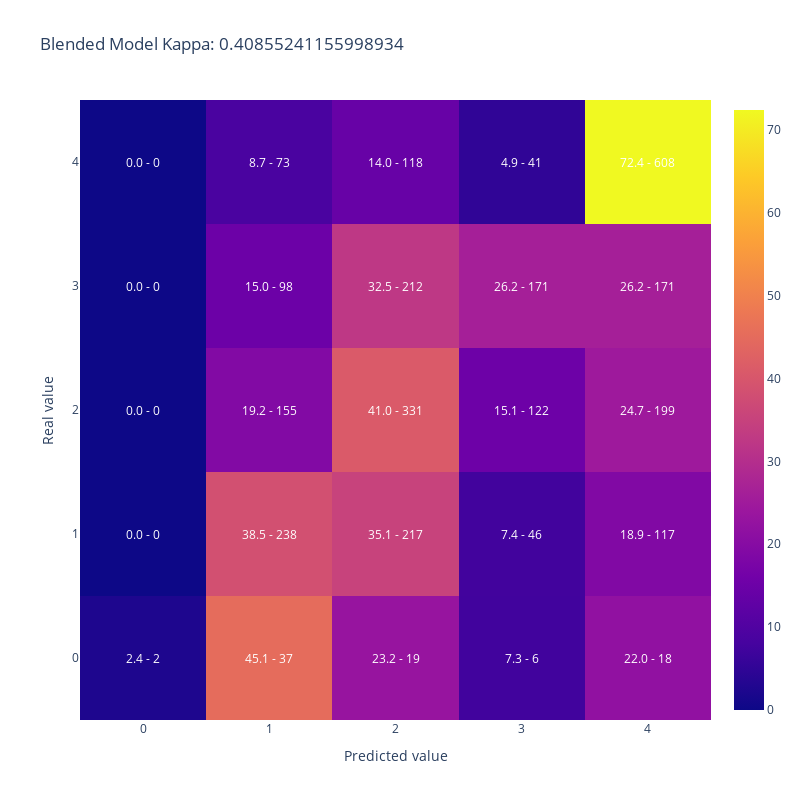

Notebook code cell kept with this figure:
### Code cell
plot_confusion_matrix(merged_datasets['AdoptionSpeed'],
                      merged_datasets['blended_pred'], 
                    title = 'Blended Model Kappa: ' + str(cohen_kappa_score(merged_datasets['AdoptionSpeed'],
                                                                    merged_datasets['blended_pred'], 
                                                                    weights='quadratic')))

### Figure 1 — Plotly figure (JSON) as saved in the notebook; plotly's stock layout.template omitted (floating-point values rounded to 4 significant figures)
{"data": [{"type": "heatmap", "x": [0, 1, 2, 3, 4], "y": [0, 1, 2, 3, 4], "z": [[2.439, 45.12, 23.17, 7.317, 21.95], [0, 38.51, 35.11, 7.443, 18.93], [0, 19.21, 41.02, 15.12, 24.66], [0, 15.03, 32.52, 26.23, 26.23], [0, 8.69, 14.05, 4.881, 72.38]]}], "layout": {"annotations": [{"font": {"color": "white"}, "showarrow": false, "text": "2.4 - 2", "x": 0, "xref": "x", "y": 0, "yref": "y"}, {"font": {"color": "white"}, "showarrow": false, "text": "45.1 - 37", "x": 1, "xref": "x", "y": 0, "yref": "y"}, {"font": {"color": "white"}, "showarrow": false, "text": "23.2 - 19", "x": 2, "xref": "x", "y": 0, "yref": "y"}, {"font": {"color": "white"}, "showarrow": false, "text": "7.3 - 6", "x": 3, "xref": "x", "y": 0, "yref": "y"}, {"font": {"color": "white"}, "showarrow": false, "text": "22.0 - 18", "x": 4, "xref": "x", "y": 0, "yref": "y"}, {"font": {"color": "white"}, "showarrow": false, "text": "0.0 - 0", "x": 0, "xref": "x", "y": 1, "yref": "y"}, {"font": {"color": "white"}, "showarrow": false, "text": "38.5 - 238", "x": 1, "xref": "x", "y": 1, "yref": "y"}, {"font": {"color": "white"}, "showarrow": false, "text": "35.1 - 217", "x": 2, "xref": "x", "y": 1, "yref": "y"}, {"font": {"color": "white"}, "showarrow": false, "text": "7.4 - 46", "x": 3, "xref": "x", "y": 1, "yref": "y"}, {"font": {"color": "white"}, "showarrow": false, "text": "18.9 - 117", "x": 4, "xref": "x", "y": 1, "yref": "y"}, {"font": {"color": "white"}, "showarrow": false, "text": "0.0 - 0", "x": 0, "xref": "x", "y": 2, "yref": "y"}, {"font": {"color": "white"}, "showarrow": false, "text": "19.2 - 155", "x": 1, "xref": "x", "y": 2, "yref": "y"}, {"font": {"color": "white"}, "showarrow": false, "text": "41.0 - 331", "x": 2, "xref": "x", "y": 2, "yref": "y"}, {"font": {"color": "white"}, "showarrow": false, "text": "15.1 - 122", "x": 3, "xref": "x", "y": 2, "yref": "y"}, {"font": {"color": "white"}, "showarrow": false, "text": "24.7 - 199", "x": 4, "xref": "x", "y": 2, "yref": "y"}, {"font": {"color": "white"}, "showarrow": false, "text": "0.0 - 0", "x": 0, "xref": "x", "y": 3, "yref": "y"}, {"font": {"color": "white"}, "showarrow": false, "text": "15.0 - 98", "x": 1, "xref": "x", "y": 3, "yref": "y"}, {"font": {"color": "white"}, "showarrow": false, "text": "32.5 - 212", "x": 2, "xref": "x", "y": 3, "yref": "y"}, {"font": {"color": "white"}, "showarrow": false, "text": "26.2 - 171", "x": 3, "xref": "x", "y": 3, "yref": "y"}, {"font": {"color": "white"}, "showarrow": false, "text": "26.2 - 171", "x": 4, "xref": "x", "y": 3, "yref": "y"}, {"font": {"color": "white"}, "showarrow": false, "text": "0.0 - 0", "x": 0, "xref": "x", "y": 4, "yref": "y"}, {"font": {"color": "white"}, "showarrow": false, "text": "8.7 - 73", "x": 1, "xref": "x", "y": 4, "yref": "y"}, {"font": {"color": "white"}, "showarrow": false, "text": "14.0 - 118", "x": 2, "xref": "x", "y": 4, "yref": "y"}, {"font": {"color": "white"}, "showarrow": false, "text": "4.9 - 41", "x": 3, "xref": "x", "y": 4, "yref": "y"}, {"font": {"color": "white"}, "showarrow": false, "text": "72.4 - 608", "x": 4, "xref": "x", "y": 4, "yref": "y"}], "height": 800, "title": {"text": "Blended Model Kappa: 0.40855241155998934"}, "width": 800, "xaxis": {"title": {"text": "Predicted value"}}, "yaxis": {"title": {"text": "Real value"}}}}
